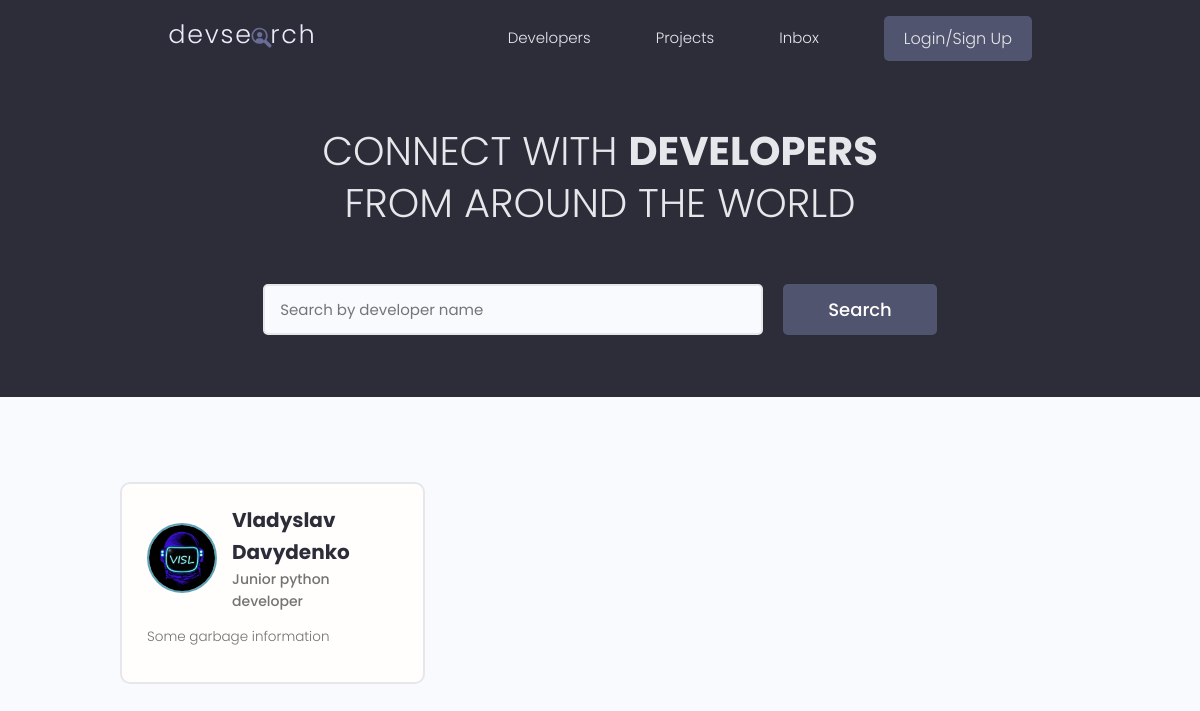
The app's page /, older data.
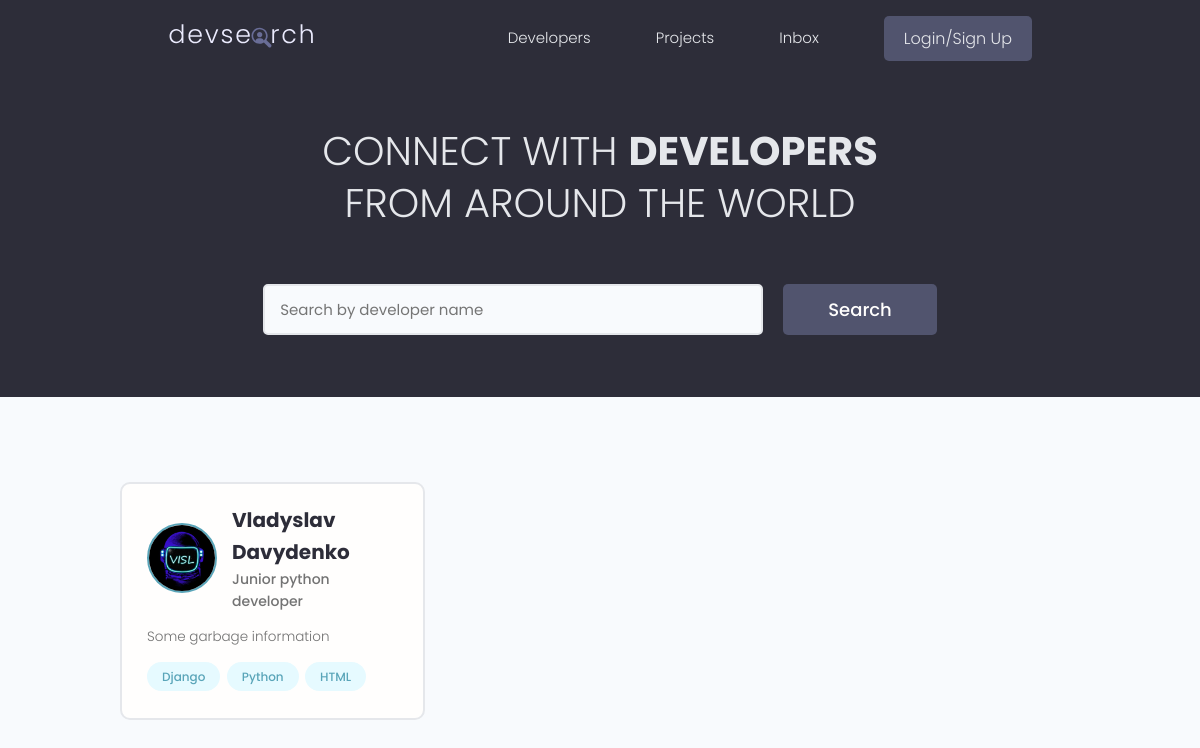
The same page, newer data.
### users/models.py (models this page shows, shortened)
class Profile(models.Model):
    user = models.OneToOneField(User, on_delete=models.CASCADE, null=True, blank=True)
    name = models.CharField(max_length=200, blank=True, null=True)
    email = models.EmailField(max_length=500, blank=True, null=True)
    username = models.CharField(max_length=200, blank=True, null=True)
    location = models.CharField(max_length=200, blank=True, null=True)
    short_intro = models.CharField(max_length=200, blank=True, null=True)
    bio = models.TextField(blank=True, null=True)
    profile_image = models.ImageField(null = True, blank=True, upload_to='profiles/', default= 'profiles/user-default.png')
    social_github = models.CharField(max_length=200, blank=True, null=True)
    social_stackoverflow = models.CharField(max_length=200, blank=True, null=True)
    social_twitter = models.CharField(max_length=200, blank=True, null=True)
    social_linkedin = models.CharField(max_length=200, blank=True, null=True)
    social_website = models.CharField(max_length=200, blank=True, null=True)
    id = models.UUIDField(default=uuid.uuid4, unique=True, primary_key=True, editable=False)

class Skill(models.Model):
    owner = models.ForeignKey(Profile, on_delete=models.CASCADE, null=True, blank=True)
    name = models.CharField(max_length=200, blank=True, null=True)
    description = models.TextField(blank=True, null=True)
    id = models.UUIDField(default=uuid.uuid4, unique=True, primary_key=True, editable=False)
    def __str__(self):
        return str(self.name)

### users/views.py (the view)
# urls.py: path('', views.profiles, name='profiles'),
def profiles(request):
    profiles = Profile.objects.all()
    context = {'profiles': profiles}
    return render(request, 'users/profiles.html', context)

### users/templates/users/profiles.html (shortened to what this page needs)
{% extends 'main.html' %}
{% block content%}
<main class="home">
    <section class="hero-section text-center">
      <div class="container container--narrow">
        <div class="hero-section__box">
          <h2>CONNECT WITH <span>DEVELOPERS</span></h2>
          <h2>FROM AROUND THE WORLD</h2>
        </div>
        <div class="hero-section__search">
          <form class="form" action="#" method="get">
            <div class="form__field">
              <input class="input input--text" id="formInput#search" type="text" name="text"
                placeholder="Search by developer name" />
            </div>
            <input class="btn btn--sub btn--lg" type="submit" value="Search" />
          </form>
        </div>
      </div>
    </section>
    <section class="devlist">
      <div class="container">
        <div class="grid grid--three">
          {% for profile in profiles %}
          <div class="column card">
            <div class="dev">
              <a href="{% url 'user-profile' profile.id %}" class="card__body">
                <div class="dev__profile">
                  <img class="avatar avatar--md" src="{{profile.profile_image.url}}" alt="image" />
                  <div class="dev__meta">
                    <h3>{{profile.name}}</h3>
                    <h5>{{profile.short_intro|slice:"150"}}</h5>
                  </div>
                </div>
                <p class="dev__info">{{profile.bio|slice:"150"}}</p>
                <div class="dev__skills">
                  {% for skill in profile.skill_set.all|slice:"5"%}
                  <span class="tag tag--pill tag--main">
                    <small>{{skill}}</small>
                  </span>
                  {% endfor %}
                </div>
              </a>
            </div>
          </div>
          {% endfor %}
        </div>
      </div>
    </section>
  </main>
{% endblock %}

Row changes from the older to the newer data that the page shows:
added Skill: name "Django"
added Skill: name "Python"
added Skill: name "HTML"
